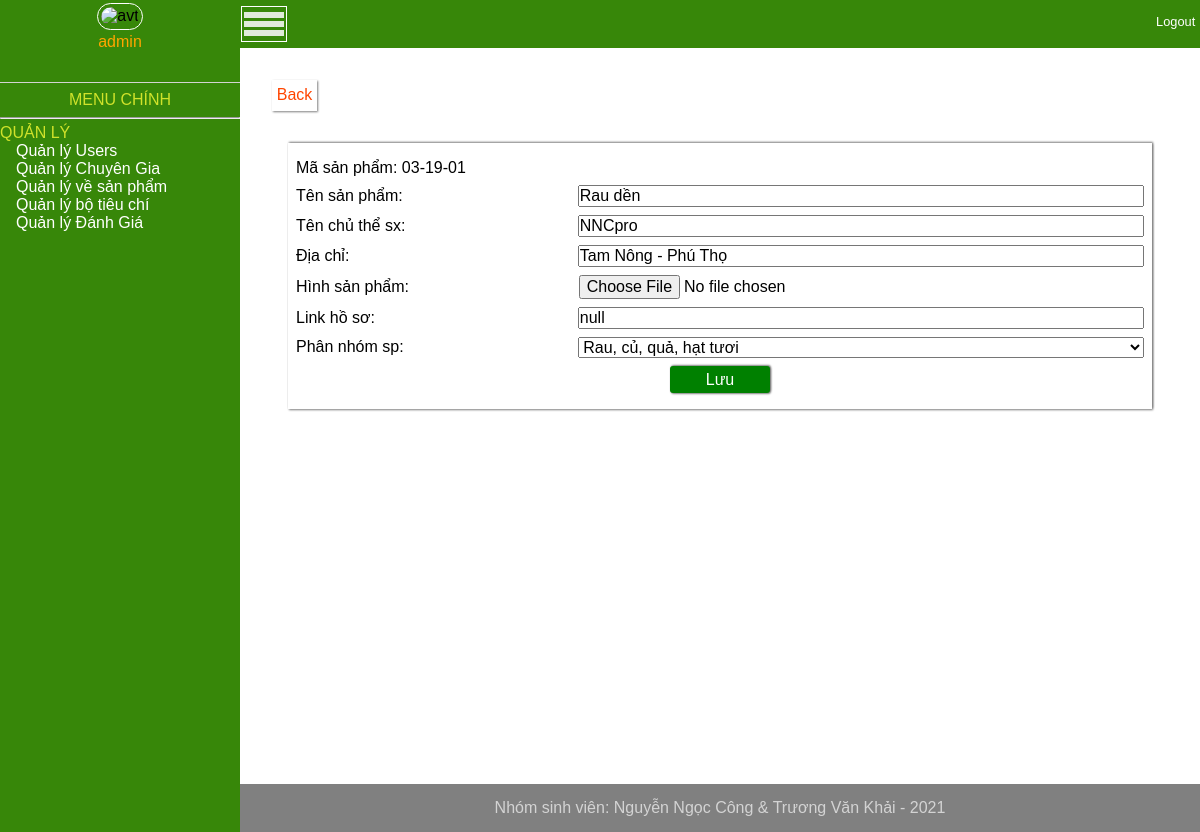
Before: /index.php?url=Admin/UpdateSanPham/03-19-01 (signed in) with the older database file.
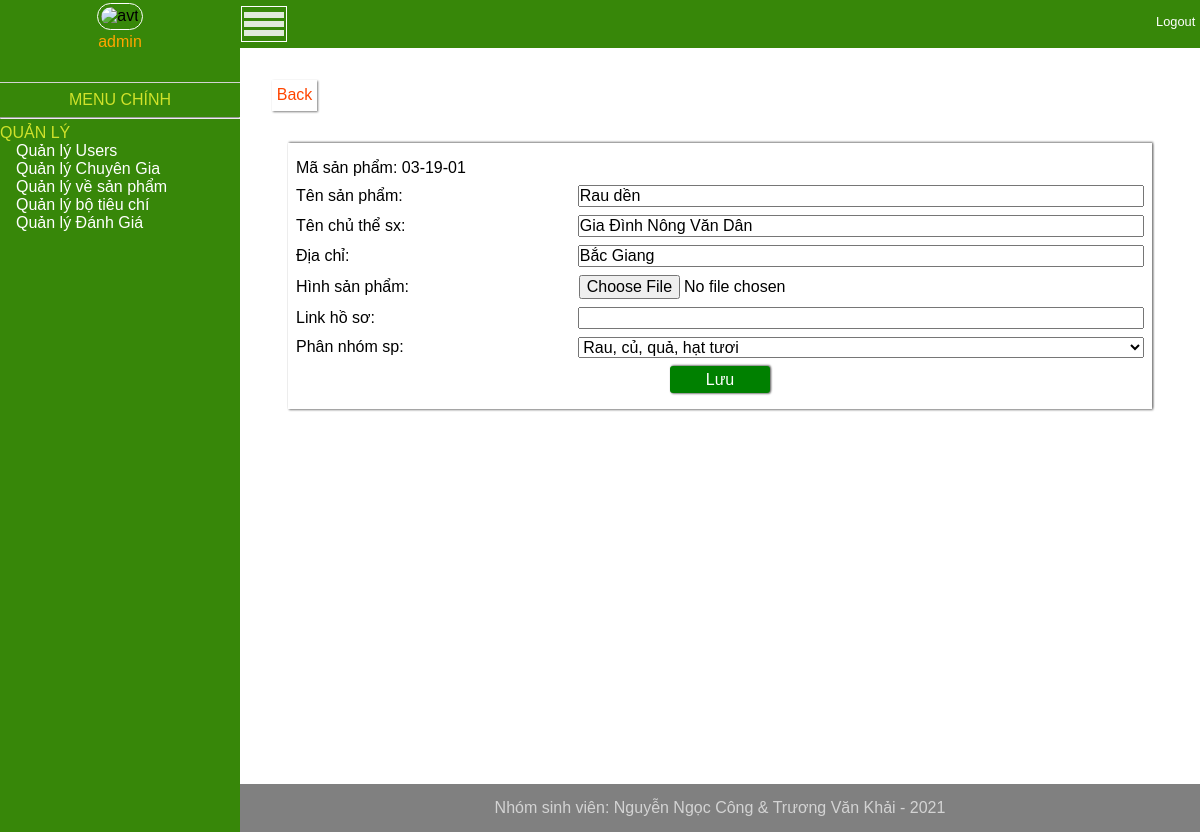
After: the same page with the newer database file.
### tables this page shows
CREATE TABLE `san_pham` (
  `id` varchar(32) NOT NULL,
  `ten_sp` varchar(100) NOT NULL,
  `chu_the_sx` varchar(160) NOT NULL,
  `dia_chi` varchar(160) NOT NULL,
  `hinh_sp` varchar(256) DEFAULT NULL,
  `link_ho_so` varchar(500) DEFAULT NULL,
  `phan_nhom` int NOT NULL
);

CREATE TABLE `tb_phan_nhom_sp` (
  `id_phan_nhom` int NOT NULL,
  `ten_phan_nhom` varchar(255) NOT NULL,
  `nhom` int NOT NULL
);

### mvc/controller/SanPhamController.php (called while the page is built, shortened)
<?php
    class SanPham extends Controller{
        function Update($id){
            $model = $this->model("SanPhamModel");
            $message="";
            $hinh_sp = $model->get($id)->hinh_sp;
            $sp = $model->get($id);
            $dspn = $model->getDSPhanNhom();
            $this->view("Admin/Home",["view"=>"Product/Update","sp"=>$sp,"dspn"=>$dspn,"message"=>$message]);
        }
    }

### mvc/controller/AdminController.php (called while the page is built, shortened)
<?php
    class Admin extends Controller
    {
        function UpdateSanPham($id){
            include "./mvc/controller/SanPhamController.php";
            $sp =new SanPham();
            $sp->Update($id);
        }
    }

### mvc/core/app.php (called while the page is built, shortened)
<?php
    class App{
        var $action;
        var $params=[];
        private $defaultController = "Home";
        private $defaultAction = "Welcome";
        function __construct(){
            $url = $this->getProcess();
            $temp = array_shift($url);
            if(file_exists('./mvc/controller/'.$temp.'Controller.php')){
                 $this->controller= $temp;
                 $temp = array_shift($url);
                 if(method_exists($this->controller,$temp)){
                    $this->action = $temp;
                    $this->params = array_values($url);
                 }
                 else{
                     $this->action = $this->defaultAction;
                 }
            }else{
                 $this->controller = $this->defaultController;
                 $this->action=$this->defaultAction;
                 require_once './mvc/controller/'.$this->controller.'Controller.php';
            }
            $obj = new $this->controller;
            call_user_func_array([$obj,$this->action],$this->params);
        }
        function getProcess(){
            $url = explode('/',filter_var(trim($_GET['url'])));
            return $url;
        }
    }

### index.php (called while the page is built, shortened)
<?php
    $app = new App();
?>

### mvc/bean/SanPhamEntity.php (called while the page is built, shortened)
<?php
    class SanPhamEntity{
        function __construct($id,$ten_sp,$chu_the_sx,$dia_chi,$phan_nhom,$hinh_sp="null",$link_ho_so="null")
        {
            $this->id=$id;
            $this->ten_sp=$ten_sp;
            $this->chu_the_sx = $chu_the_sx;
            $this->dia_chi=$dia_chi;
            $this->phan_nhom=$phan_nhom;
            $this->link_ho_so=$link_ho_so;
        }
    }

### mvc/core/DataBaseHandler.php (called while the page is built, shortened)
<?php
    class DB{
        var $host;
        var $user;
        var $pass;
        var $dbName;
        var $conn;
        function __construct(){
            $this->dbName = Config::$dbName;
            $this->host = Config::$dbHost;
            $this->user = Config::$dbUser;
            $this->pass = Config::$dbPass;
            $this->conn = null;
        }
        function getConnection(){
            if($this->conn == null){
                $this->conn = new mysqli($this->host,$this->user,$this->pass, $this->dbName);
                $this->conn->set_charset("UTF8");
            }
            return $this->conn;
        }
        function executeQuery($sql){
            $result = null;
            if($this->conn){
                $result = $this->conn->query($sql);
            }
            return $result;
        }
        function closeConnection(){
            if($this->conn){
                $this->conn = null;
            }
        }
    }

### mvc/models/SanPhamModel.php (called while the page is built, shortened)
<?php
    class SanPhamModel extends DB{
        function getDSPhanNhom(){
            $sql = "select * from tb_phan_nhom_sp";
            $result = $this->executeQuery($sql);
            return $result;
        }
        function get($id){
            $sql = "select * from san_pham where id='$id' limit 0,1";
            $result = $this->executeQuery($sql);
            $sp=null;
            if($result){
                if($result->num_rows>0){
                    $row = $result->fetch_row();
                    $sp = new SanPhamEntity($row[0],
                        $row[1],
                        $row[2],
                        $row[3],
                        $row[6],
                        $row[4],
                        $row[5]
                    );
                }
            }
            return $sp;
        }
    }

### mvc/views/Product/Update.php (the view, shortened to what the changed rows need)
<?php
    $sp = $params["sp"];
    $dspn = $params["dspn"];
?>
<?php if($sp!=null){ ?>
<div class="main-form">
    <form action="?url=Admin/UpdateSanPham/<?php echo $sp->id ?>" method="post" enctype="multipart/form-data">
        <div class="form-control">
            <label for="">Mã sản phẩm: <?php echo $sp->id?></label>
        </div>
        <div class="form-control">
            <label for="">Tên sản phẩm: </label>
            <input type="text" name="ten_sp" value="<?php echo $sp->ten_sp ?>" required>
        </div>
        <div class="form-control">
            <label for="">Tên chủ thể sx: </label>
            <input type="text" name="chu_the_sx" value="<?php echo $sp->chu_the_sx ?>"  required>
        </div>
        <div class="form-control">
            <label for="">Địa chỉ: </label>
            <input type="text" name="dia_chi" value="<?php echo $sp->dia_chi ?>" required>
        </div>
        <div class="form-control">
            <label for="">Hình sản phẩm: </label>
            <input type="file" name="picture-file" accept="image/*">
        </div>
        <div class="form-control">
            <label for="">Link hồ sơ: </label>
            <input type="text" name="link_ho_so"value="<?php echo $sp->link_ho_so ?>" >
        </div>
        <div class="form-control">
            <label for="">Phân nhóm sp: </label>
            <select name="phan_nhom" id="">
               <?php
                    while($row = $dspn->fetch_assoc()){
               ?>
                <option value="<?php echo $row["id_phan_nhom"] ?>" <?php echo $row["id_phan_nhom"]==$sp->phan_nhom?"selected":""?>><?php echo $row["ten_phan_nhom"]?></option>
               <?php } ?>
            </select>
        </div>
        <div class="form-btn">
            <button type="submit" id="btn-ok" name="save">Lưu</button>
        </div>
    </form>
</div>
<?php
}else{
?>
    <h2 style="color: red;text-align:center"> Không tìm thấy sản phẩm này!</h2>
<?php } ?>

Changed rows visible on the page:
changed san_pham "Rau dền": chu_the_sx "NNCpro" → "Gia Đình Nông Văn Dân"; dia_chi "Tam Nông - Phú Thọ" → "Bắc Giang"
Other visible differences:
form field link_ho_so: "null" → (not shown)
